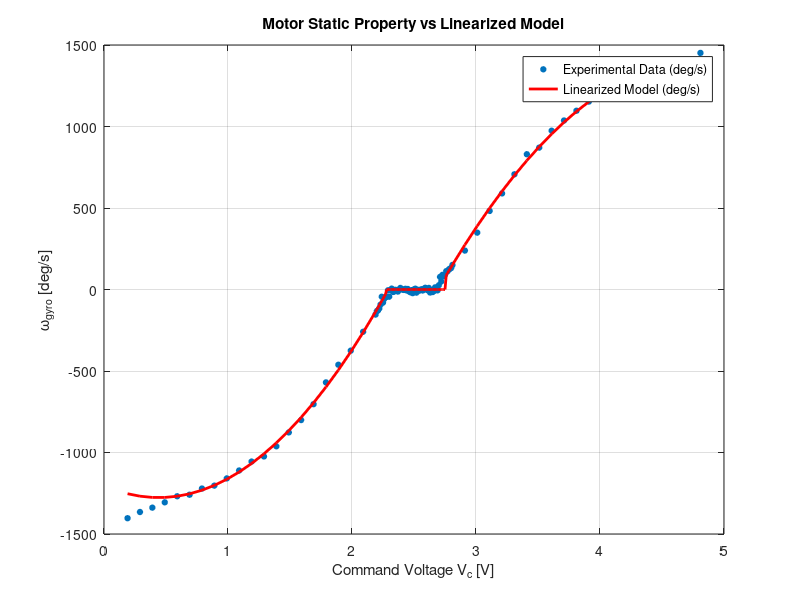

Reproduce this figure in MATLAB.
% 1. 원본 실험 데이터 로드 (V_c, w_gyro)
% (제공해주신 데이터를 V_c와 w_gyro 배열로 입력합니다)
V_c = [0.19, 0.29, 0.39, 0.49, 0.59, 0.69, 0.79, 0.89, 0.99, 1.09, 1.19, 1.29, 1.39, 1.49, 1.59, 1.69, 1.79, 1.89, 1.99, 2.09, 2.19, 2.20, 2.21, 2.22, 2.23, 2.24, 2.25, 2.26, 2.27, 2.28, 2.29, 2.30, 2.31, 2.32, 2.33, 2.34, 2.35, 2.36, 2.37, 2.38, 2.39, 2.40, 2.41, 2.42, 2.43, 2.44, 2.45, 2.46, 2.47, 2.48, 2.49, 2.50, 2.51, 2.52, 2.53, 2.54, 2.55, 2.56, 2.57, 2.58, 2.59, 2.60, 2.61, 2.62, 2.63, 2.64, 2.65, 2.66, 2.67, 2.68, 2.69, 2.70, 2.71, 2.72, 2.73, 2.74, 2.75, 2.76, 2.77, 2.78, 2.79, 2.80, 2.81, 2.91, 3.01, 3.11, 3.21, 3.31, 3.41, 3.51, 3.61, 3.71, 3.81, 3.91, 4.01, 4.11, 4.21, 4.31, 4.41, 4.51, 4.61, 4.71, 4.81];
w_gyro = [-1403.03, -1365.03, -1338.28, -1305.66, -1268.44, -1259.15, -1221.03, -1203.20, -1158.84, -1110.34, -1055.45, -1024.22, -961.88, -876.74, -800.76, -703.44, -569.82, -461.70, -374.98, -259.16, -153.93, -132.91, -128.12, -116.72, -93.00, -44.49, -80.17, -57.57, -48.29, -43.64, -4.99, -44.11, -3.33, 5.50, -14.94, -12.56, -2.08, -5.65, -12.61, -0.70, 9.51, 1.77, -1.03, -2.52, 4.14, -5.57, 2.94, -10.74, -16.77, -4.10, -22.15, 0.00, 4.98, -19.25, -1.50, -7.64, -3.14, 1.52, -6.10, 2.62, 10.53, 1.91, -3.98, 9.57, -18.43, -13.89, -15.45, -10.06, 12.96, 6.00, -5.31, 26.20, 77.19, 48.76, 89.74, 80.30, 90.61, 112.54, 111.60, 122.90, 127.41, 132.19, 150.55, 238.82, 348.74, 482.21, 589.41, 706.94, 830.02, 870.45, 974.10, 1036.89, 1096.59, 1153.00, 1181.43, 1232.66, 1274.87, 1356.34, 1331.78, 1357.47, 1383.23, 1402.85, 1451.26];

% 2. 선형화 모델 파라미터 (rad/s 기준)
a = -313.5497;  b = 3016.6342;  c = -5849.5654;   % Positive region
a1 = 373.0041;  b1 = -329.4004;  c1 = -1203.8487;  % Negative region


% 3. 모델 출력 계산 및 단위 변환 (rad/s -> deg/s)
w_model = zeros(size(V_c));
for i = 1:length(V_c)
    if V_c(i) > 2.75 % 양의 유효 구간
        w_model(i) = a*(V_c(i))^2 + b*V_c(i) + c;
    elseif V_c(i) < 2.28 % 음의 유효 구간
        w_model(i) = a1*(V_c(i))^2 + b1*V_c(i) + c1;
    else
        w_model(i) = 0; % 데드존
    end
end
% w_model_deg = w_model * (180 / pi); % 단위 변환

% 4. 데이터 플롯 및 비교
figure;
plot(V_c, w_gyro, 'o', 'MarkerEdgeColor', '#0072BD', 'MarkerFaceColor', '#0072BD', 'MarkerSize', 4);
hold on;
plot(V_c, w_model, 'r-', 'LineWidth', 2);
xlabel('Command Voltage V_c [V]');
ylabel('\omega_{gyro} [deg/s]');
title('Motor Static Property vs Linearized Model');
legend('Experimental Data (deg/s)', 'Linearized Model (deg/s)');
grid on;
